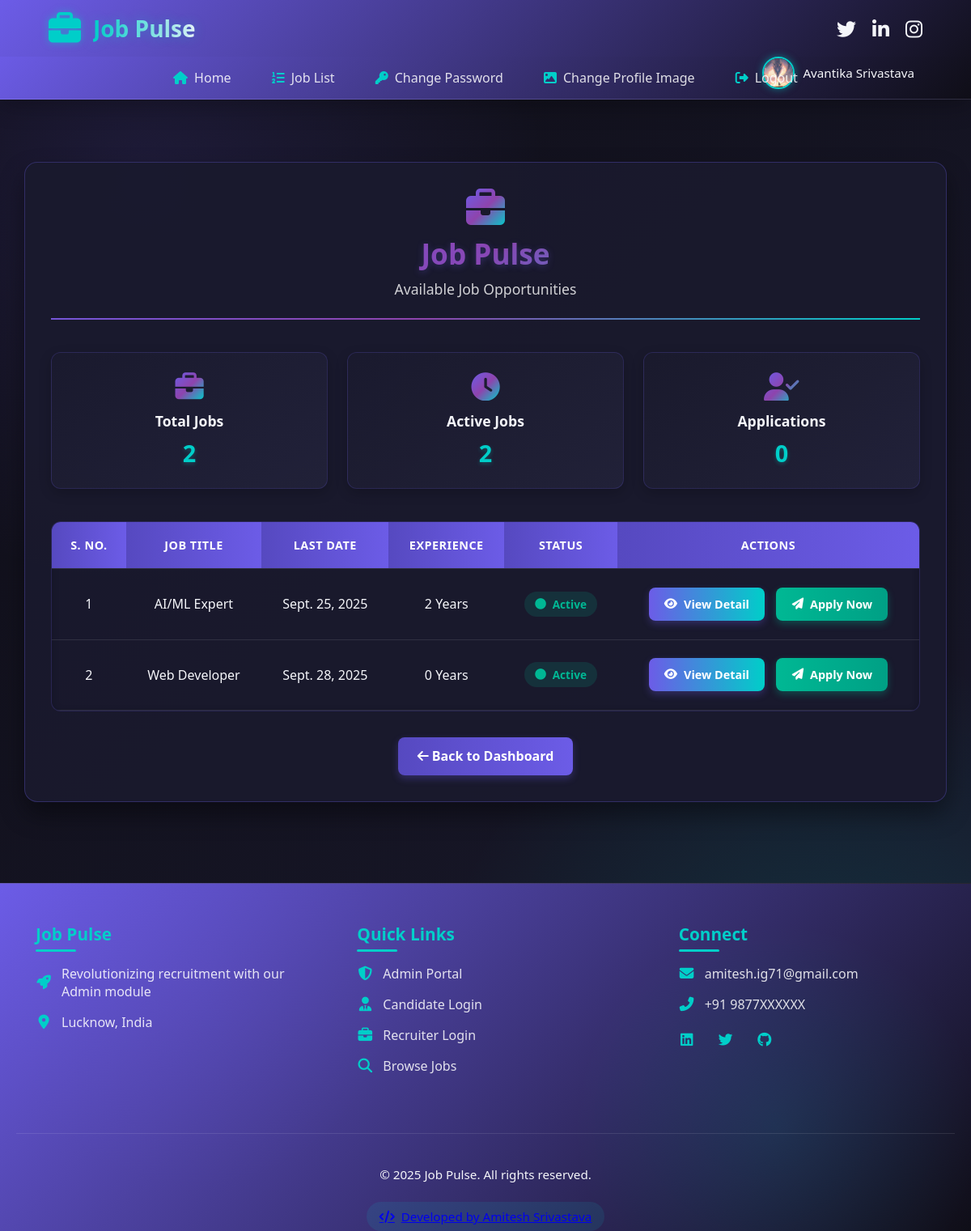
The app's page /view_job_user (signed in) with its own data.
### job/models.py (models this page shows, shortened)
class StudentUser(models.Model):
    user=models.ForeignKey(User,on_delete=models.CASCADE)
    mobile = models.CharField(max_length=20,null=True)
    image = models.FileField(null=True)
    gender = models.CharField(max_length=10,null=True)
    type = models.CharField(max_length=20,null=True)

class Job(models.Model):
    recuiter = models.ForeignKey(Recuiter,on_delete=models.CASCADE)
    start_date = models.DateField()
    end_date = models.DateField()
    title = models.CharField(max_length=100)
    salary = models.CharField(max_length=20)
    image = models.FileField()
    description = models.CharField(max_length=300)
    experience = models.CharField(max_length=50)
    location = models.CharField(max_length=100)
    skills = models.CharField(max_length=20)
    creationdate = models.DateField()

### job/views.py (the view)
# urls.py: path('view_job_user',view_job_user,name="view_job_user"),
def view_job_user(request):
    if not request.user.is_authenticated:
        return redirect('user_login')
    student = StudentUser.objects.get(user=request.user)
    data = Job.objects.all()
    d = {'data': data, 'student': student, 'user': request.user}
    return render(request,'view_job_user.html',d)

### job/templates/view_job_user.html (shortened to what this page needs)
{% load static %}
{% block body %}
{% include 'user_navigation.html' %}
<link href="https://unpkg.com/boxicons@2.1.4/css/boxicons.min.css" rel="stylesheet">
<link href="https://cdnjs.cloudflare.com/ajax/libs/font-awesome/6.4.0/css/all.min.css" rel="stylesheet">
<link rel="stylesheet" href="{% static 'css/view_job_user.css' %}">
<div class="jobs-container">
    <div class="page-header">
        <i class="fas fa-briefcase"></i>
        <h1>Job Pulse</h1>
        <p>Available Job Opportunities</p>
    </div>
    <div class="stats-cards">
        <div class="stat-card">
            <i class="fas fa-briefcase"></i>
            <h3>Total Jobs</h3>
            <p>{{ data|length }}</p>
        </div>
        <div class="stat-card">
            <i class="fas fa-clock"></i>
            <h3>Active Jobs</h3>
            <p>{{ data|length }}</p>
        </div>
        <div class="stat-card">
            <i class="fas fa-user-check"></i>
            <h3>Applications</h3>
            <p>0</p>
        </div>
    </div>
    <div class="table-container">
        {% if data %}
        <table id="example">
            <thead>
                <tr>
                    <th>S. No.</th>
                    <th>Job Title</th>
                    <th>Last Date</th>
                    <th>Experience</th>
                    <th>Status</th>
                    <th>Actions</th>
                </tr>
            </thead>
            <tbody>
                {% for i in data %}
                <tr>
                    <td>{{ forloop.counter }}</td>
                    <td>{{ i.title }}</td>
                    <td>{{ i.end_date }}</td>
                    <td>{{ i.experience }} Year{{ i.experience|pluralize }}</td>
                    <td>
                        <span class="job-status status-active">
                            <i class="fas fa-circle"></i> Active
                        </span>
                    </td>
                    <td>
                        <div class="action-buttons">
                            <a href="{% url 'full_job_detail' i.id %}" class="btn btn-view">
                                <i class="fas fa-eye"></i> View Detail
                            </a>
                            <a href="{% url 'apply_now' i.id %}" class="btn btn-apply">
                                <i class="fas fa-paper-plane"></i> Apply Now
                            </a>
                        </div>
                    </td>
                </tr>
                {% endfor %}
            </tbody>
        </table>
        {% endif %}
    </div>
    <a href="{% url 'user_home' %}" class="btn-back">
        <i class="fas fa-arrow-left"></i> Back to Dashboard
    </a>
</div>
{% include 'footer.html' %}
{% endblock %}

### job/templates/user_navigation.html (shortened to what this page needs)
{% load static %}
{% now 'U' as now %}
<!DOCTYPE html>
<html>
<head>
    <link rel="stylesheet" href="https://cdnjs.cloudflare.com/ajax/libs/font-awesome/6.4.0/css/all.min.css">
    <link rel="stylesheet" type="text/css" href="{% static 'css/user_navigation.css' %}">
</head>
<body>
<div class="header-container">
    <div class="header-top">
        <div class="logo-container">
            <i class="fas fa-briefcase logo-icon"></i>
            <span class="logo-text">Job Pulse</span>
        </div>
        <div class="social-icons">
            <a href="#" class="social-icon"><i class="fab fa-twitter"></i></a>
            <a href="#" class="social-icon"><i class="fab fa-linkedin-in"></i></a>
            <a href="#" class="social-icon"><i class="fab fa-instagram"></i></a>
        </div>
    </div>
    <ul class="nav-menu">
        <div class="centered-nav">
            <li class="nav-item">
                <a href="{% url 'user_home' %}" class="nav-link">
                    <i class="fas fa-home"></i>
                    <span>Home</span>
                </a>
            </li>
            <li class="nav-item">
                <a href="{% url 'view_job_user' %}" class="nav-link">
                    <i class="fas fa-list-ol"></i>
                    <span>Job List</span>
                </a>
            </li>
            <li class="nav-item">
                <a href="{% url 'change_passworduser' %}" class="nav-link">
                    <i class="fas fa-key"></i>
                    <span>Change Password</span>
                </a>
            </li>
            <li class="nav-item">
                <a href="{% url 'change_profile_image' %}" class="nav-link">
                    <i class="fas fa-image"></i>
                    <span>Change Profile Image</span>
                </a>
            </li>
            <li class="nav-item">
                <a href="{% url 'logout' %}" class="nav-link">
                    <i class="fas fa-sign-out-alt"></i>
                    <span>Logout</span>
                </a>
            </li>
        </div>
        <li class="user-welcome">
            {% if student.image %}
                <img src="{{ student.image.url }}?{{ now }}" class = "user-profile-img" alt="Profile Image">
            {% else %}
                <img src="/media/def.jpg" class = "user-profile-img" alt="Default Image">
            {% endif %}
            <span>{{ user.first_name }} {{ user.last_name }}</span>
        </li>
    </ul>
</div>
</body>
</html>

### job/static/css/user_navigation.css (style rules this page uses)
:root { --primary: #6c5ce7; --primary-dark: #5649c0; --secondary: #00cec9; --dark: #1a1a2e; --darker: #0f0e17; --light: #f5f6fa; }
* { margin: 0; padding: 0; box-sizing: border-box; }
body { margin: 10rem auto; font-family: 'Segoe UI', sans-serif; background: var(--darker); padding-top: 100px; }
.header-container { width: 100%; background: linear-gradient(135deg, var(--primary) 0%, var(--darker) 100%); position: fixed; top: 0; z-index: 100; box-shadow: 0 4px 30px rgba(0, 0, 0, 0.3); border-bottom: 1px solid rgba(255, 255, 255, 0.1); display: flex; flex-direction: column; }
.header-top { display: flex; justify-content: space-between; align-items: center; padding: 15px 5%; }
.logo-container { display: flex; align-items: center; gap: 15px; }
.logo-icon { font-size: 2.5rem; color: var(--secondary); transition: all 0.3s ease; filter: drop-shadow(0 0 5px rgba(0, 206, 201, 0.5)); }
.logo-text { font-size: 28px; font-weight: 700; background: linear-gradient(to right, var(--secondary), var(--light)); -webkit-background-clip: text; background-clip: text; color: transparent; text-shadow: 0 0 15px rgba(0, 206, 201, 0.3); }
.social-icons { display: flex; gap: 20px; }
.social-icon { color: var(--light); font-size: 24px; transition: all 0.3s ease; }
.nav-menu { display: flex; list-style: none; justify-content: center; padding: 0 5%; background: linear-gradient(135deg, rgba(108, 92, 231, 0.8) 0%, rgba(15, 14, 23, 0.9) 100%); position: relative; }
.nav-item { position: relative; padding: 15px 25px; }
.nav-link { color: rgba(255, 255, 255, 0.85); text-decoration: none; font-weight: 500; display: flex; align-items: center; gap: 8px; position: relative; z-index: 1; transition: all 0.3s ease; }
.nav-link i { color: var(--secondary); transition: all 0.3s ease; }
.nav-item::before { content: ''; position: absolute; top: 0; left: 0; width: 100%; height: 100%; background: linear-gradient(135deg, rgba(108, 92, 231, 0.3) 0%, rgba(0, 206, 201, 0.3) 100%); z-index: 0; clip-path: circle(0% at 50% 50%); transition: clip-path 0.6s ease; }
.user-welcome { display: flex; align-items: center; color: var(--light); position: absolute; right: 5%; padding: 0 10px; font-weight: 500; gap: 10px; }
.user-profile-img { width: 40px; height: 40px; border-radius: 50%; object-fit: cover; border: 2px solid var(--secondary); box-shadow: 0 0 10px rgba(0, 206, 201, 0.5); transition: all 0.3s ease; }
.user-welcome span { font-size: 0.95rem; }
.centered-nav { display: flex; justify-content: center; width: 100%; }

### job/static/css/footer.css (style rules this page uses)
body { padding: 0 !important; margin: 0 !important; }

### records on screen
StudentUser: image (picture)
Job: title "AI/ML Expert", end_date "Sept. 25, 2025", experience "2"
Job: title "Web Developer", end_date "Sept. 28, 2025", experience "0"

### other values on screen
{{ user.first_name }} "Avantika"
{{ user.last_name }} "Srivastava"
{{ data|length }} "2"
